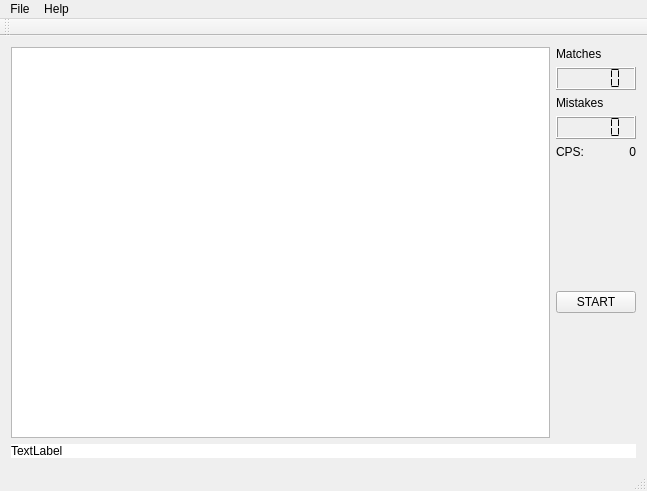
<?xml version="1.0" encoding="UTF-8"?>
<ui version="4.0">
 <class>MainWindow</class>
 <widget class="QMainWindow" name="MainWindow">
  <property name="geometry">
   <rect>
    <x>0</x>
    <y>0</y>
    <width>647</width>
    <height>491</height>
   </rect>
  </property>
  <property name="focusPolicy">
   <enum>Qt::NoFocus</enum>
  </property>
  <property name="windowTitle">
   <string>MainWindow</string>
  </property>
  <widget class="QWidget" name="centralWidget">
   <layout class="QVBoxLayout" name="verticalLayout_2">
    <item>
     <layout class="QHBoxLayout" name="horizontalLayout_2">
      <item>
       <widget class="QGraphicsView" name="gameArea"/>
      </item>
      <item>
       <layout class="QVBoxLayout" name="verticalLayout_3">
        <item>
         <widget class="QLabel" name="label">
          <property name="sizePolicy">
           <sizepolicy hsizetype="Minimum" vsizetype="Preferred">
            <horstretch>1</horstretch>
            <verstretch>0</verstretch>
           </sizepolicy>
          </property>
          <property name="text">
           <string>Matches</string>
          </property>
         </widget>
        </item>
        <item>
         <widget class="QLCDNumber" name="matchesDisplay">
          <property name="sizePolicy">
           <sizepolicy hsizetype="Minimum" vsizetype="Minimum">
            <horstretch>2</horstretch>
            <verstretch>0</verstretch>
           </sizepolicy>
          </property>
          <property name="segmentStyle">
           <enum>QLCDNumber::Flat</enum>
          </property>
         </widget>
        </item>
        <item>
         <widget class="QLabel" name="label_2">
          <property name="text">
           <string>Mistakes</string>
          </property>
         </widget>
        </item>
        <item>
         <widget class="QLCDNumber" name="mistakesDisplay">
          <property name="segmentStyle">
           <enum>QLCDNumber::Flat</enum>
          </property>
         </widget>
        </item>
        <item>
         <layout class="QHBoxLayout" name="horizontalLayout">
          <item>
           <widget class="QLabel" name="label_3">
            <property name="text">
             <string>CPS:</string>
            </property>
           </widget>
          </item>
          <item>
           <widget class="QLabel" name="cpsDisplay">
            <property name="text">
             <string>0</string>
            </property>
            <property name="alignment">
             <set>Qt::AlignRight|Qt::AlignTrailing|Qt::AlignVCenter</set>
            </property>
           </widget>
          </item>
         </layout>
        </item>
        <item>
         <spacer name="verticalSpacer_2">
          <property name="orientation">
           <enum>Qt::Vertical</enum>
          </property>
          <property name="sizeHint" stdset="0">
           <size>
            <width>20</width>
            <height>40</height>
           </size>
          </property>
         </spacer>
        </item>
        <item>
         <widget class="QPushButton" name="startButton">
          <property name="text">
           <string>START</string>
          </property>
         </widget>
        </item>
        <item>
         <spacer name="verticalSpacer">
          <property name="orientation">
           <enum>Qt::Vertical</enum>
          </property>
          <property name="sizeHint" stdset="0">
           <size>
            <width>20</width>
            <height>40</height>
           </size>
          </property>
         </spacer>
        </item>
       </layout>
      </item>
     </layout>
    </item>
    <item>
     <widget class="TypingView" name="typingView">
      <property name="focusPolicy">
       <enum>Qt::StrongFocus</enum>
      </property>
      <property name="styleSheet">
       <string notr="true">QLabel { background-color: rgb(255, 255, 255); font: 75 10pt &quot;Courier New&quot;; }</string>
      </property>
      <property name="text">
       <string>TextLabel</string>
      </property>
     </widget>
    </item>
   </layout>
  </widget>
  <widget class="QMenuBar" name="menuBar">
   <property name="geometry">
    <rect>
     <x>0</x>
     <y>0</y>
     <width>647</width>
     <height>21</height>
    </rect>
   </property>
   <widget class="QMenu" name="menuFile">
    <property name="title">
     <string>File</string>
    </property>
    <addaction name="actionQuit"/>
   </widget>
   <widget class="QMenu" name="menuHelp">
    <property name="title">
     <string>Help</string>
    </property>
    <addaction name="actionLicense"/>
   </widget>
   <addaction name="menuFile"/>
   <addaction name="menuHelp"/>
  </widget>
  <widget class="QToolBar" name="mainToolBar">
   <attribute name="toolBarArea">
    <enum>TopToolBarArea</enum>
   </attribute>
   <attribute name="toolBarBreak">
    <bool>false</bool>
   </attribute>
  </widget>
  <widget class="QStatusBar" name="statusBar"/>
  <action name="actionLicense">
   <property name="text">
    <string>License</string>
   </property>
  </action>
  <action name="actionQuit">
   <property name="text">
    <string>Quit</string>
   </property>
  </action>
 </widget>
 <layoutdefault spacing="6" margin="11"/>
 <customwidgets>
  <customwidget>
   <class>TypingView</class>
   <extends>QLabel</extends>
   <header location="global">typingview.h</header>
  </customwidget>
 </customwidgets>
 <resources/>
 <connections/>
</ui>
